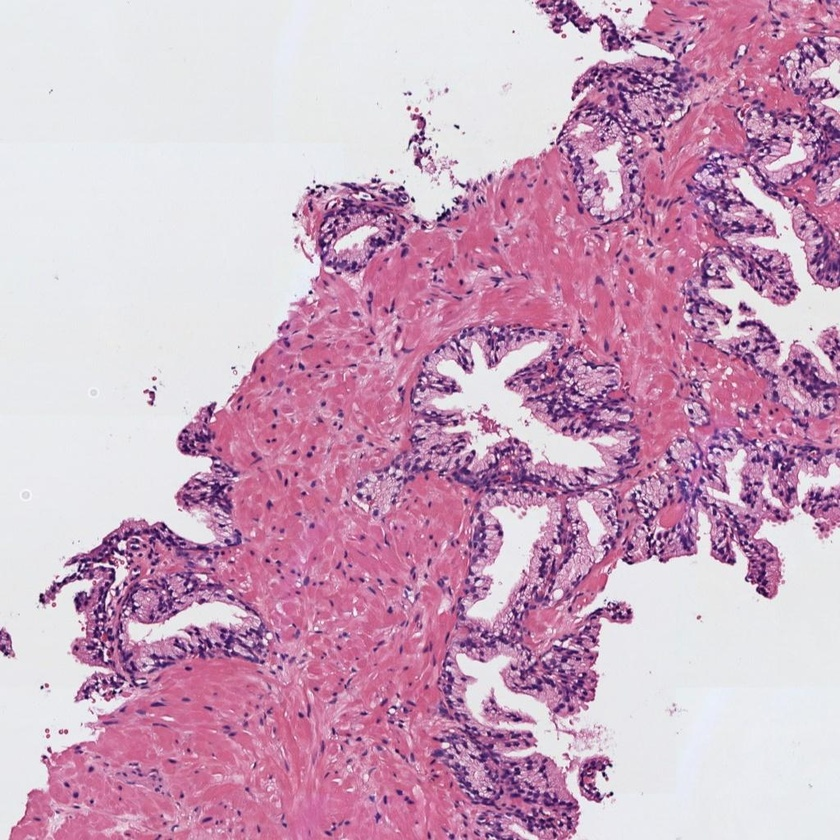
#> input picture histo_1.jpg, 840 x 840 px, shrunk from 1024 x 1024 before the run
$ jupyter execute --allow-errors examenPractico.ipynb
#> lines starting #> are read from the running program, lines starting #| are printed output that depends on the picture; after the words box and inside, x2 and y2 are one past the last pixel; in counts of white or black regions, pixels touching at a corner belong together
<div style="display:flex; justify-content:center; align-items:center; margin:25px 0;">


</div>

## Examen Practico - Segundo Parcial

<div style="display:flex; justify-content:center; align-items:center; margin:25px 0;">


</div>

<div align="center">

## **Nombre**: ***Adriel Bedoya***

</div>

#### 0) Cargar una de las imágenes histológicas

[cell 1]
# 1) Utilizar la librería skimage.io para leer la imagen 'histo_x.jpg' en formato RGB.
from skimage import io
import matplotlib.pyplot as plt
import numpy as np
from skimage.filters import gaussian, threshold_otsu #Filtro gausiano y el método otsu (umbral calculado automáticamente)
from skimage.morphology import remove_small_objects #con esta librería podremos quitar los pequeños puntos blancos
from skimage.segmentation import flood #usaremos esto para hacer region growing desde cada semilla
from scipy.ndimage import binary_fill_holes  # Para rellenar los agujeros
from skimage.measure import find_contours #Para poder realizar los contornos
from skimage.measure import label, regionprops #etiquetamos los lúmenes con label y calculamos las propiedades con regionprops

img1 = io.imread('histo_1.jpg') #Esta no tiene cancer
#> img1 is the input picture: shape (840, 840, 3); mean R, G, B 205, 166.3, 191.6
img2 = io.imread('histo_2.jpg') #Esta si tiene cancer
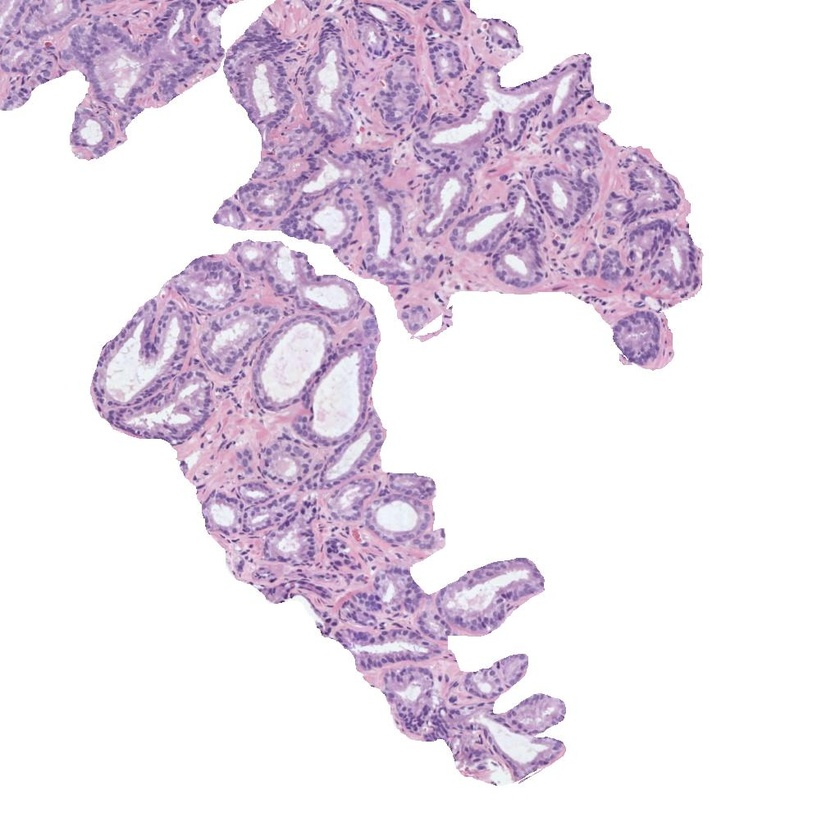
#> input picture histo_2.jpg, 840 x 840 px, shrunk from 1024 x 1024 before the run
#> img2 is the input picture: shape (840, 840, 3); mean R, G, B 233.3, 223.2, 234.9

# 2) Normalizar la imagen para que los píxeles se encuentren en el rango [0, 1]
img1_norm = img1 / 255.0
img2_norm = img2 / 255.0

# 3) Visualizar la imagen
plt.figure(figsize=(10,5))

plt.subplot(1,2,1)
plt.imshow(img1_norm)
plt.title("Célula sin cancer")
plt.axis('off')

plt.subplot(1,2,2)
plt.imshow(img2_norm)
plt.title("Célula con cancer")
plt.axis('off')

plt.show()

#### 1) Realizar una transformación de color para convertir la imagen al espacio de color CMYK

[cell 2]
# Extraer la componente magenta de la imagen (que corresponde a la región tisular)

#1) Vamos a cambiar de RGB a CMYK

#1.1) Célula sin cancer

R1 = img1_norm[:,:,0]
G1 = img1_norm[:,:,1]
B1 = img1_norm[:,:,2]
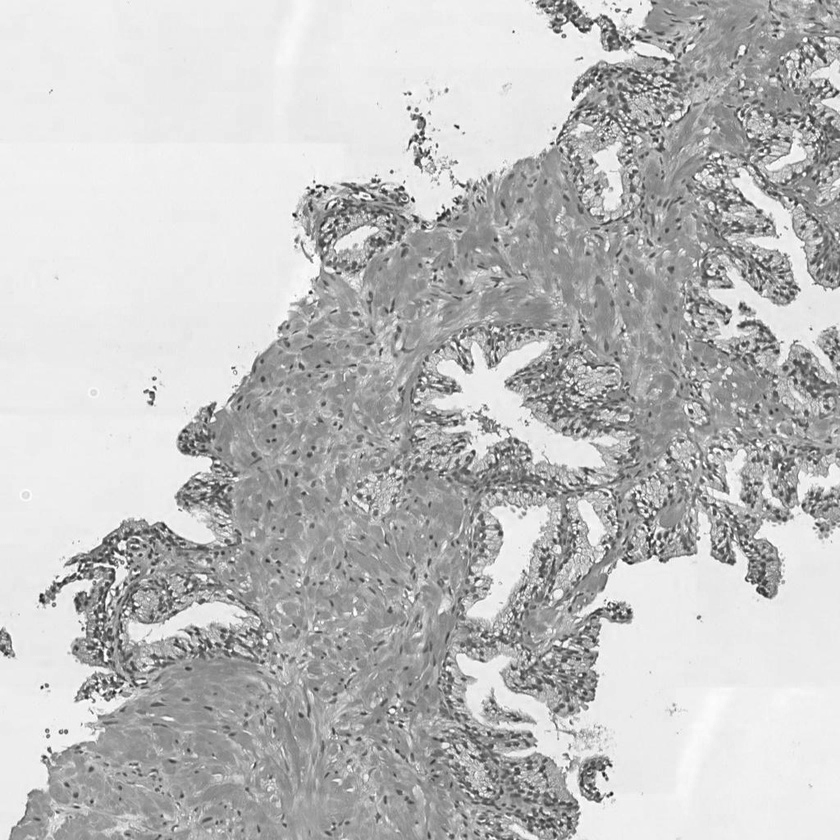
#> B1: shape (840, 840) float64; min 0.0863, max 1, mean 0.751

K1 = 1 - np.max(img1_norm, axis=2)
epsilon = 1e-8

M1 = (1 - G1 - K1) / (1 - K1 + epsilon)
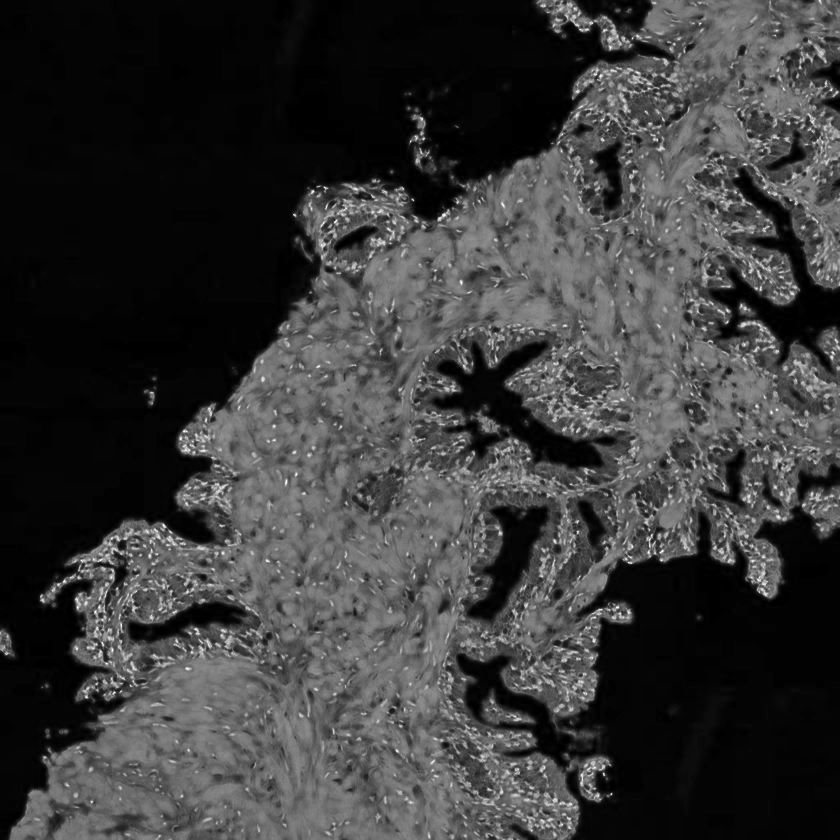
#> M1: shape (840, 840) float64; min 0, max 1, mean 0.229
M1 = np.clip(M1, 0, 1)

#1.2) Célula con cancer
R2 = img2_norm[:,:,0]
G2 = img2_norm[:,:,1]
B2 = img2_norm[:,:,2]

K2 = 1 - np.max(img2_norm, axis=2)

M2 = (1 - G2 - K2) / (1 - K2 + epsilon)
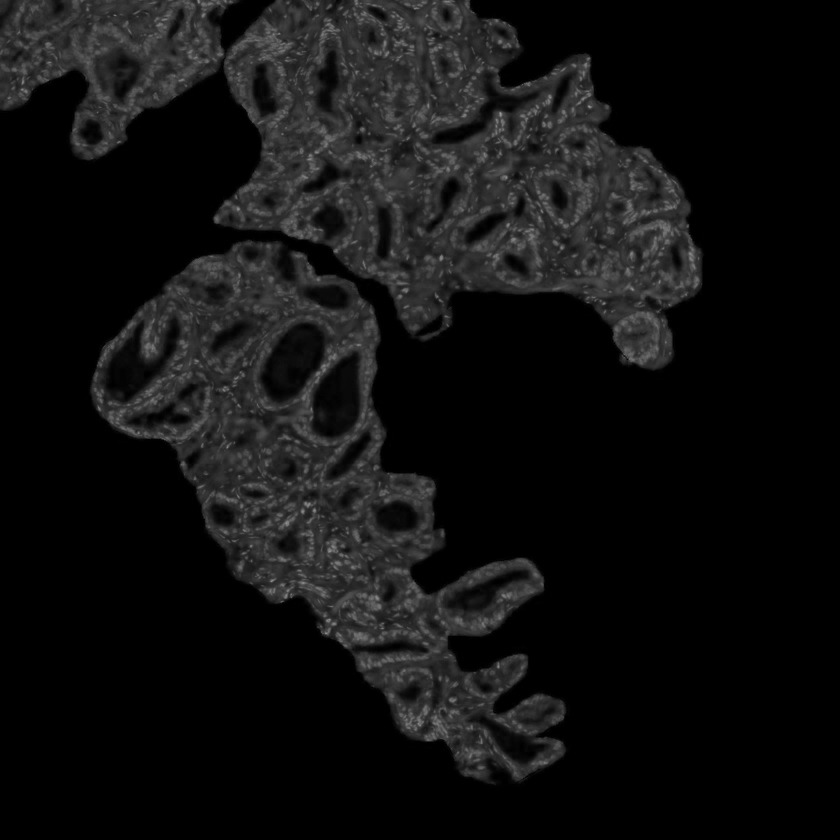
#> M2: shape (840, 840) float64; min 0, max 0.602, mean 0.0663
M2 = np.clip(M2, 0, 1)

# Visualizar la imagen del canal magenta
plt.figure(figsize=(10,5))

plt.subplot(1,2,1)
plt.imshow(M1, cmap='gray')
plt.title("Magenta - no cancer")
plt.axis('off')

plt.subplot(1,2,2)
plt.imshow(M2, cmap='gray')
plt.title("Magenta - cancer")
plt.axis('off')

plt.show()

#### 2) Umbralizar la imagen para separar los píxeles del fondo de la región tisular

[cell 3]
# Aplicar un filtro gaussiano de tamaño 5x5 y después utilizar el método de Otsu de manera que
# los píxeles correspondientes al lumen y al background de la imagen sean 1s y el resto de los píxeles tengan un valor de 0.
# Nota: Recordar que el método de Otsu requiere como input una imagen en el rango [0-255] en formato "uint8".

#2.1) Imagen sin cancer

# Filtro gaussiano
M1_smooth = gaussian(M1, sigma=1)  # aprox 5x5

# Convertir a uint8 [0-255]
M1_uint8 = (M1_smooth * 255).astype(np.uint8)

# Método Otsu
th1 = threshold_otsu(M1_uint8)
#> th1 = 55

# Crear máscara (lumen + fondo = 1)
mask1 = M1_uint8 < th1
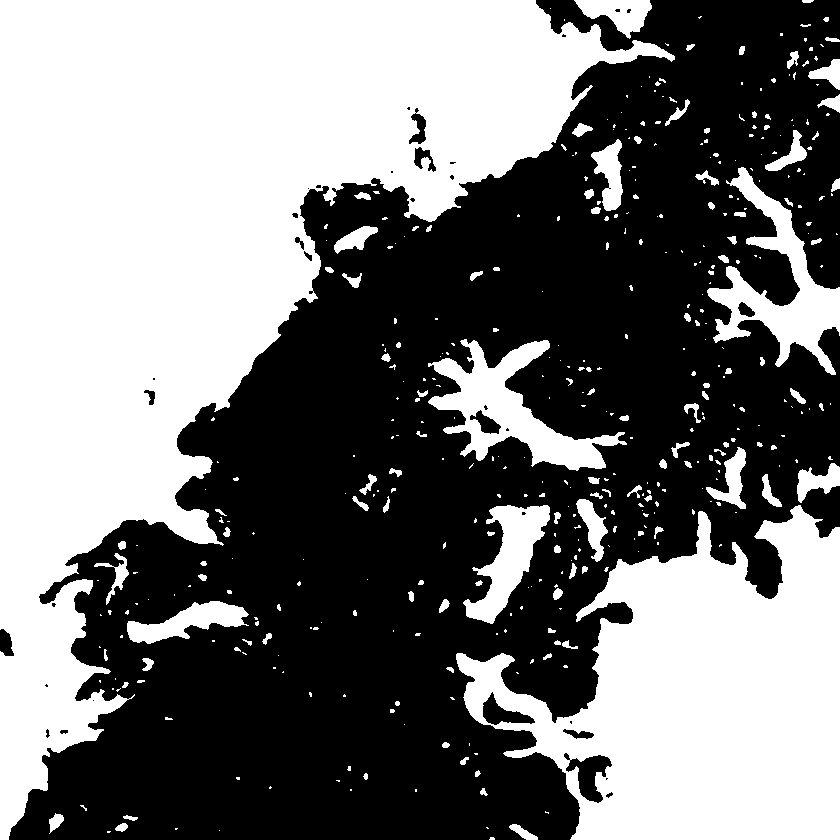
#> mask1: shape (840, 840) bool; 47.1% white; 425 white regions (297 under 20 px), largest, box (x1, y1, x2, y2) and area: (0, 0, 675, 840) 214808, (456, 505, 840, 840) 76757, (428, 339, 627, 471) 9119


#2.2) Imagen con cancer
M2_smooth = gaussian(M2, sigma=1)
M2_uint8 = (M2_smooth * 255).astype(np.uint8)

th2 = threshold_otsu(M2_uint8)
#> th2 = 27

mask2 = M2_uint8 < th2
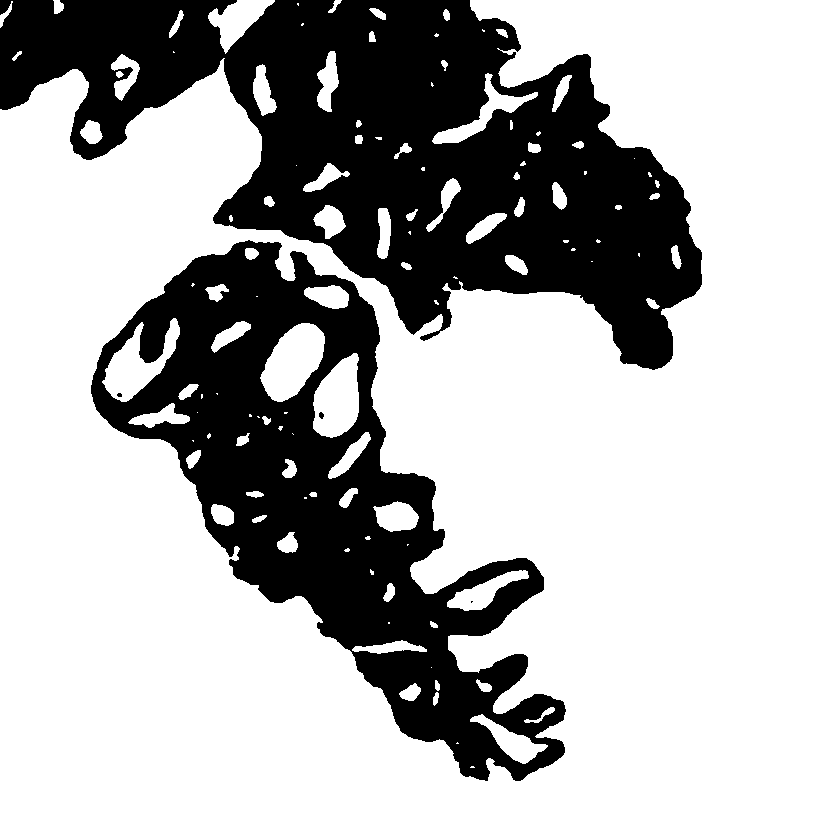
#> mask2: shape (840, 840) bool; 70.1% white; 5 black regions (2 under 20 px), largest, box (x1, y1, x2, y2) and area: (0, 0, 702, 370) 123712, (91, 240, 566, 781) 87424, (319, 412, 324, 419) 26


#2.3) Visualizar la máscara resultante
plt.figure(figsize=(10,5))

plt.subplot(1,2,1)
plt.imshow(mask1, cmap='gray')
plt.title("Mask - Sin cancer")
plt.axis('off')

plt.subplot(1,2,2)
plt.imshow(mask2, cmap='gray')
plt.title("Mask - Con cancer")
plt.axis('off')

plt.show()
